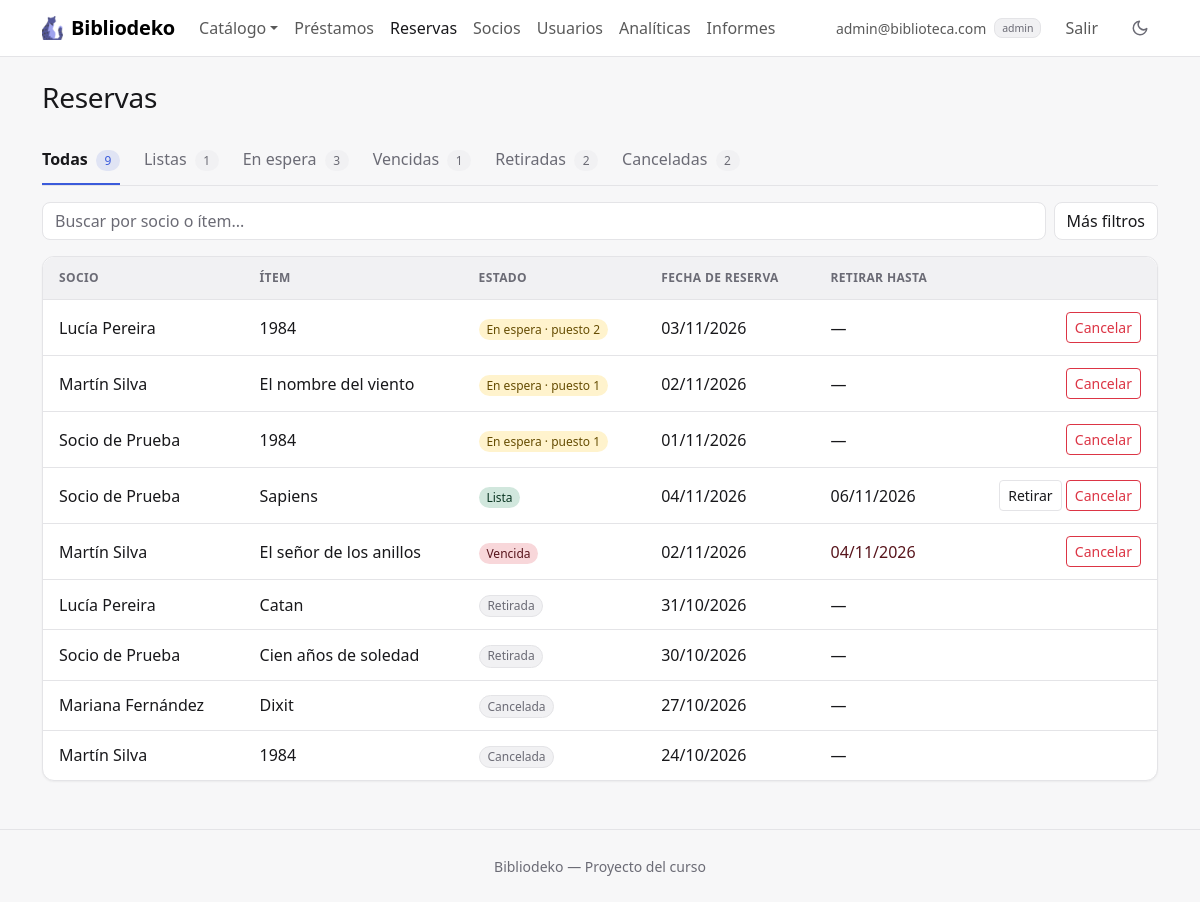
The app's page /index.php?accion=listarReservas (signed in) with its own data.
### tables this page shows
CREATE TABLE IF NOT EXISTS reservas (
    id                INT  AUTO_INCREMENT PRIMARY KEY,
    socio_id          INT  NOT NULL,
    item_id           INT  NOT NULL,
    fecha_reserva     DATE NOT NULL,
    fecha_vencimiento DATE NULL,
    estado            ENUM('pendiente', 'lista', 'retirada', 'cancelada') NOT NULL DEFAULT 'pendiente',
    FOREIGN KEY (socio_id) REFERENCES socios(id) ON DELETE RESTRICT,
    FOREIGN KEY (item_id) REFERENCES items(id) ON DELETE RESTRICT,
     
    CHECK (estado <> 'lista' OR fecha_vencimiento IS NOT NULL)
);

CREATE TABLE IF NOT EXISTS socios (
    id          INT AUTO_INCREMENT PRIMARY KEY,
    usuario_id  INT NOT NULL UNIQUE,
    nombre      VARCHAR(100) NOT NULL,
    direccion   VARCHAR(255) NOT NULL,
    telefono    VARCHAR(20)  NOT NULL,
    foto        VARCHAR(100) NOT NULL DEFAULT 'avatar.png',
    FOREIGN KEY (usuario_id) REFERENCES usuarios(id) ON DELETE RESTRICT
);

CREATE TABLE IF NOT EXISTS items (
    id          INT AUTO_INCREMENT PRIMARY KEY,
    tipo        ENUM('libro', 'juego', 'proyecto') NOT NULL DEFAULT 'libro',
    titulo      VARCHAR(150) NOT NULL,
    autor       VARCHAR(100) NOT NULL,
    categoria   VARCHAR(50)  NULL,
    isbn        VARCHAR(13)  NULL UNIQUE,
    descripcion TEXT         NULL,
    stock       INT UNSIGNED NOT NULL DEFAULT 1,
    imagen      VARCHAR(100) NOT NULL DEFAULT 'default.png',
    CHECK (isbn IS NULL OR tipo = 'libro')
);

### controllers/ReservaController.php (called while the page is built, shortened)
<?php
require_once __DIR__ . '/../models/Reserva.php';
function leerFiltrosReservas($datos) {
    $filtros = [
        'socio_id' => trim($datos['socio_id'] ?? ''),
        'item_id'  => trim($datos['item_id'] ?? ''),
        'estado'   => trim($datos['estado'] ?? ''),
        'q'        => trim($datos['q'] ?? ''),
    ];
    if (!ctype_digit($filtros['socio_id'])) {
        $filtros['socio_id'] = '';
    }
    if (!ctype_digit($filtros['item_id'])) {
        $filtros['item_id'] = '';
    }
    if (!in_array($filtros['estado'], Reserva::FILTROS_ESTADO)) {
        $filtros['estado'] = '';
    }
    return $filtros;
}
function listarReservas() {
    global $pdo;
    $filtros = leerFiltrosReservas($_GET);
    $paginacion = ['pagina' => $_GET['p'] ?? 1, 'por_pagina' => 10];
    if (esAdmin()) {
        $resultado = Reserva::listar($pdo, array_merge($filtros, $paginacion));
        $titulo = 'Reservas';
    }
    $reservas = $resultado['filas'];
    require __DIR__ . '/../views/reservas/listar.php';
}

### helpers.php (called while the page is built, shortened)
<?php
function esAdmin() {
    return isset($_SESSION['usuario']) && $_SESSION['usuario']['rol'] === 'admin';
}
function calcularPaginacion($total, $pagina, $porPagina) {
    $porPagina = (int) $porPagina;
    $paginas = max(1, (int) ceil($total / $porPagina));
    $pagina = min(max(1, (int) $pagina), $paginas);
    return [
        'pagina'  => $pagina,
        'paginas' => $paginas,
        'limite'  => ' LIMIT ' . $porPagina . ' OFFSET ' . ($pagina - 1) * $porPagina,
    ];
}
function formatoFecha($fecha) {
    return date('d/m/Y', strtotime($fecha));
}

### models/Reserva.php (called while the page is built, shortened)
<?php
class Reserva {
    private $socioId;
    private $itemId;
    private $fechaReserva;
    private $fechaVencimiento;
    private $estado;
    private $socioNombre;
    private $itemTitulo;
    private $puesto;
    public function __construct($id, $socioId, $itemId, $fechaReserva, $fechaVencimiento, $estado, $socioNombre, $itemTitulo, $puesto) {
        $this->socioId = $socioId;
        $this->itemId = $itemId;
        $this->fechaReserva = $fechaReserva;
        $this->fechaVencimiento = $fechaVencimiento;
        $this->estado = $estado;
        $this->socioNombre = $socioNombre;
        $this->itemTitulo = $itemTitulo;
        $this->puesto = $puesto;
    }
    public function getSocioId() { return $this->socioId; }
    public function getItemId() { return $this->itemId; }
    public function getFechaReserva() { return $this->fechaReserva; }
    public function getFechaVencimiento() { return $this->fechaVencimiento; }
    public function getSocioNombre() { return $this->socioNombre; }
    public function getItemTitulo() { return $this->itemTitulo; }
    public function getPuesto() { return $this->puesto; }
    public function estaPendiente() { return $this->estado === 'pendiente'; }
    public function estaLista() { return $this->estado === 'lista' && $this->fechaVencimiento >= date('Y-m-d'); }
    public function estaVencida() { return $this->estado === 'lista' && $this->fechaVencimiento < date('Y-m-d'); }
    public function estaActiva() { return $this->estaPendiente() || $this->estaLista(); }
    public function getEstadoTexto() {
        return ['pendiente' => 'En espera', 'retirada' => 'Retirada', 'cancelada' => 'Cancelada'][$this->estado];
    }
    private static function desdeFila($f) {
        return new Reserva($f['id'], $f['socio_id'], $f['item_id'], $f['fecha_reserva'], $f['fecha_vencimiento'], $f['estado'], $f['socio_nombre'], $f['item_titulo'], $f['puesto']);
    }
    private static function armarFiltros($filtros) {
        $filtros = array_merge(['socio_id' => '', 'item_id' => '', 'estado' => '', 'q' => ''], $filtros);
        $condiciones = [];
        $parametros = [];
        $where = empty($condiciones) ? '' : ' WHERE ' . implode(' AND ', $condiciones);
        return [$where, $parametros];
    }
    public static function listar($pdo, $filtros = []) {
        $filtros = array_merge(['pagina' => 1, 'por_pagina' => 0], $filtros);
        [$where, $parametros] = self::armarFiltros($filtros);
        $stmt = $pdo->prepare('SELECT COUNT(*)' . self::DESDE . $where);
        $stmt->execute($parametros);
        $total = (int) $stmt->fetchColumn();
        $sql = self::SELECT . $where . ' ORDER BY r.estado, r.id DESC';
        $paginacion = calcularPaginacion($total, $filtros['pagina'], $filtros['por_pagina']);
        $sql .= $paginacion['limite'];
        $stmt = $pdo->prepare($sql);
        $stmt->execute($parametros);
        $reservas = [];
        foreach ($stmt->fetchAll() as $f) {
            $reservas[] = self::desdeFila($f);
        }
        return ['filas' => $reservas, 'total' => $total, 'pagina' => $paginacion['pagina'], 'paginas' => $paginacion['paginas']];
    }
}

### views/reservas/listar.php (the view, shortened to what this page needs)
<?php
$tituloPagina = $titulo;
require __DIR__ . '/../header.php';
?>
<div class="encabezado">
  <div>
    <h1 class="h3"><?= htmlspecialchars($tituloPagina) ?></h1>
  </div>
</div>
<?php
require __DIR__ . '/../filtros.php';
?>
<?php if (empty($reservas)): ?>
  <div class="card estado-vacio">
    <?php if (!empty(array_filter($filtros))): ?>
      <p class="titulo">No hay reservas para mostrar.</p>
      <p class="small mb-0">Probá con otra pestaña u otra búsqueda.</p>
    <?php elseif (esAdmin()): ?>
      <p class="titulo">Todavía no hay reservas.</p>
      <p class="small mb-0">Los socios reservan desde el catálogo.</p>
    <?php else: ?>
      <p class="titulo">Todavía no tenés reservas.</p>
      <p class="small mb-0">Buscá un ítem en el <a href="index.php?accion=listarItems">catálogo</a> y apretá «Reservar».</p>
    <?php endif; ?>
  </div>
<?php else: ?>
  <div class="card">
    <div class="table-responsive">
      <table class="table table-hover align-middle">
        <thead>
          <tr>
            <?php if (esAdmin()): ?><th>Socio</th><?php endif; ?>
            <th>Ítem</th>
            <th>Estado</th>
            <th>Fecha de reserva</th>
            <th>Retirar hasta</th>
            <th><span class="visually-hidden">Acciones</span></th>
          </tr>
        </thead>
        <tbody>
          <?php foreach ($reservas as $r): ?>
            <tr class="<?= $r->estaActiva() ? '' : 'text-body-secondary' ?>">
              <?php if (esAdmin()): ?><td class="fw-medium"><?= htmlspecialchars($r->getSocioNombre()) ?></td><?php endif; ?>
              <td><?= htmlspecialchars($r->getItemTitulo()) ?></td>
              <td class="text-nowrap">
                <?php if ($r->estaLista()): ?>
                  <span class="badge rounded-pill bg-success-subtle text-success-emphasis">Lista</span>
                <?php elseif ($r->estaPendiente()): ?>
                  <span class="badge rounded-pill bg-warning-subtle text-warning-emphasis">En espera · puesto <?= htmlspecialchars($r->getPuesto()) ?></span>
                <?php elseif ($r->estaVencida()): ?>
                  <span class="badge rounded-pill bg-danger-subtle text-danger-emphasis">Vencida</span>
                <?php else: ?>
                  <span class="badge rounded-pill etiqueta"><?= htmlspecialchars($r->getEstadoTexto()) ?></span>
                <?php endif; ?>
              </td>
              <td class="text-nowrap"><?= htmlspecialchars(formatoFecha($r->getFechaReserva())) ?></td>
              <td class="text-nowrap <?= $r->estaVencida() ? 'text-danger-emphasis fw-medium' : '' ?>">
                <?= htmlspecialchars($r->estaLista() || $r->estaVencida() ? formatoFecha($r->getFechaVencimiento()) : '—') ?>
              </td>
              <td class="text-end text-nowrap">
                <?php if (esAdmin() && $r->estaLista()): ?>
                  <a href="index.php?accion=formCrearPrestamo&amp;socio_id=<?= $r->getSocioId() ?>&amp;item_id=<?= $r->getItemId() ?>"
                    class="btn btn-sm btn-outline-secondary">Retirar<span class="visually-hidden"> «<?= htmlspecialchars($r->getItemTitulo()) ?>»</span></a>
                <?php endif; ?>
                <?php if ($r->estaActiva() || (esAdmin() && $r->estaVencida())): ?>
                  <?php
                  $pregunta = esAdmin()
                      ? '¿Cancelar la reserva de «' . $r->getItemTitulo() . '» que hizo ' . $r->getSocioNombre() . '? No se puede deshacer.'
                      : '¿Cancelar tu reserva de «' . $r->getItemTitulo() . '»? No se puede deshacer.';
                  ?>
                  <form method="POST" action="index.php?accion=cancelarReserva" class="d-inline"
                    data-confirmar="<?= htmlspecialchars($pregunta) ?>"
                    data-boton="Cancelar reserva" data-volver="Volver" data-color="danger">
                    <button type="submit" class="btn btn-sm btn-outline-danger">Cancelar<span class="visually-hidden"> la reserva de «<?= htmlspecialchars($r->getItemTitulo()) ?>»</span></button>
                  </form>
                <?php endif; ?>
              </td>
            </tr>
          <?php endforeach; ?>
        </tbody>
      </table>
    </div>
  </div>
<?php endif; ?>
<?php require __DIR__ . '/../footer.php'; ?>

### assets/css/estilo.css (style rules this page uses)
:root, [data-bs-theme="light"] { --acento-rgb: 59, 91, 219; --acento-hover-rgb: 47, 74, 192; --color-sobre-acento: #ffffff; --color-fondo: #f7f7f8; --color-superficie: #ffffff; --color-superficie-2: #f1f1f3; --color-texto: #18181b; --color-texto-suave: #6b6b75; --color-borde: #e4e4e7; --sombra: 0 1px 2px rgba(24, 24, 27, .05); --sombra-elevada: 0 8px 24px rgba(24, 24, 27, .08); --grafico-devuelto: #8fa3ec; --grafico-vencido: #dc2626; --grafico-tarde: #e0a100; }
:root { --fuente-base: system-ui, -apple-system, "Segoe UI", Roboto, "Helvetica Neue", Arial, sans-serif; --radio: .5rem; --radio-grande: .75rem; --alto-campo: 38px; --proporcion-portada: 3 / 4; }
:root, [data-bs-theme="light"], [data-bs-theme="dark"] { --color-acento: rgb(var(--acento-rgb)); --color-acento-hover: rgb(var(--acento-hover-rgb)); --color-acento-suave: rgba(var(--acento-rgb), .12); --bs-body-font-family: var(--fuente-base); --bs-body-bg: var(--color-superficie); --bs-body-color: var(--color-texto); --bs-emphasis-color: var(--color-texto); --bs-secondary-color: var(--color-texto-suave); --bs-secondary-bg: var(--color-superficie-2); --bs-tertiary-bg: var(--color-superficie-2); --bs-border-color: var(--color-borde); --bs-border-radius: var(--radio); --bs-border-radius-lg: var(--radio-grande); --bs-primary-rgb: var(--acento-rgb); --bs-link-color-rgb: var(--acento-rgb); --bs-link-hover-color-rgb: var(--acento-hover-rgb); --bs-focus-ring-color: rgba(var(--acento-rgb), .25); }
body { background-color: var(--color-fondo); -webkit-font-smoothing: antialiased; }
h1, h2, h3, h4, h5, h6 { font-weight: 600; letter-spacing: -.01em; }
a { text-decoration: none; }
.encabezado { display: flex; flex-wrap: wrap; justify-content: space-between; align-items: center; gap: .75rem; margin-bottom: 1.5rem; }
.encabezado h1 { margin-bottom: 0; }
.btn { font-weight: 500; }
.btn-outline-secondary { --bs-btn-color: var(--color-texto); --bs-btn-border-color: var(--color-borde); --bs-btn-hover-color: var(--color-texto); --bs-btn-hover-bg: var(--color-superficie-2); --bs-btn-hover-border-color: var(--color-borde); --bs-btn-active-color: var(--color-texto); --bs-btn-active-bg: var(--color-superficie-2); --bs-btn-active-border-color: var(--color-borde); background-color: var(--color-superficie); }
.card { --bs-card-bg: var(--color-superficie); --bs-card-border-color: var(--color-borde); --bs-card-border-radius: var(--radio-grande); --bs-card-inner-border-radius: calc(var(--radio-grande) - 1px); --bs-card-cap-bg: transparent; box-shadow: var(--sombra); }
.badge { font-weight: 500; }
.etiqueta { background-color: var(--color-superficie-2); color: var(--color-texto-suave); border: 1px solid var(--color-borde); }
.table { --bs-table-bg: transparent; --bs-table-hover-bg: var(--color-superficie-2); --bs-table-border-color: var(--color-borde); margin-bottom: 0; }
.table > thead th { background-color: var(--color-superficie-2); color: var(--color-texto-suave); font-size: .75rem; font-weight: 600; letter-spacing: .03em; text-transform: uppercase; white-space: nowrap; }
.table > :not(caption) > * > * { padding: .75rem 1rem; }
.table > tbody > tr:last-child > * { border-bottom: 0; }
.card > .table-responsive { border-radius: inherit; position: relative; }

### records on screen
reservas: socio.nombre "Lucía Pereira", item.titulo "1984", Puesto "2", fecha_reserva "03/11/2026", estado "—"
reservas: socio.nombre "Martín Silva", item.titulo "El nombre del viento", Puesto "1", fecha_reserva "02/11/2026", estado "—"
reservas: socio.nombre "Socio de Prueba", item.titulo "1984", Puesto "1", fecha_reserva "01/11/2026", estado "—"
reservas: socio.nombre "Socio de Prueba", item.titulo "Sapiens", shows "Lista", fecha_reserva "04/11/2026", estado+fecha_vencimiento "06/11/2026"
reservas: socio.nombre "Martín Silva", item.titulo "El señor de los anillos", shows "Vencida", fecha_reserva "02/11/2026", estado+fecha_vencimiento "04/11/2026"
reservas: socio.nombre "Lucía Pereira", item.titulo "Catan", estado "Retirada", fecha_reserva "31/10/2026", estado "—"
reservas: socio.nombre "Socio de Prueba", item.titulo "Cien años de soledad", estado "Retirada", fecha_reserva "30/10/2026", estado "—"
reservas: socio.nombre "Mariana Fernández", item.titulo "Dixit", estado "Cancelada", fecha_reserva "27/10/2026", estado "—"
reservas: socio.nombre "Martín Silva", item.titulo "1984", estado "Cancelada", fecha_reserva "24/10/2026", estado "—"

### other values on screen
$_SESSION['usuario']['email'] "admin@biblioteca.com"
$_SESSION['usuario']['rol'] "admin"
$tituloPagina "Reservas"
$texto "Todas"
$barra['pestanas']['conteo'][$valor] "9"
$texto "Listas"
$barra['pestanas']['conteo'][$valor] "1"
$texto "En espera"
$barra['pestanas']['conteo'][$valor] "3"
$texto "Vencidas"
$texto "Retiradas"
$barra['pestanas']['conteo'][$valor] "2"
$texto "Canceladas"
